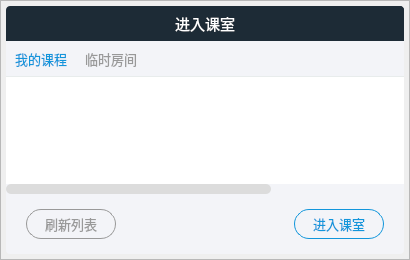
<?xml version="1.0" encoding="UTF-8"?>
<ui version="4.0">
 <class>SOnlineClassroomEnterDialog</class>
 <widget class="QDialog" name="SOnlineClassroomEnterDialog">
  <property name="geometry">
   <rect>
    <x>0</x>
    <y>0</y>
    <width>410</width>
    <height>260</height>
   </rect>
  </property>
  <property name="windowTitle">
   <string>Dialog</string>
  </property>
  <property name="styleSheet">
   <string notr="true"/>
  </property>
  <widget class="QFrame" name="layout">
   <property name="geometry">
    <rect>
     <x>0</x>
     <y>0</y>
     <width>410</width>
     <height>260</height>
    </rect>
   </property>
   <property name="styleSheet">
    <string notr="true">QFrame#layout {
	border-image: url(:/shadow/Resources/material/shadow/400x250_shadow.png);
	background: none;
}</string>
   </property>
   <property name="frameShape">
    <enum>QFrame::StyledPanel</enum>
   </property>
   <property name="frameShadow">
    <enum>QFrame::Raised</enum>
   </property>
   <layout class="QVBoxLayout" name="verticalLayout">
    <property name="spacing">
     <number>0</number>
    </property>
    <property name="leftMargin">
     <number>5</number>
    </property>
    <property name="topMargin">
     <number>5</number>
    </property>
    <property name="rightMargin">
     <number>5</number>
    </property>
    <property name="bottomMargin">
     <number>5</number>
    </property>
    <item>
     <widget class="QFrame" name="title_bar">
      <property name="minimumSize">
       <size>
        <width>0</width>
        <height>35</height>
       </size>
      </property>
      <property name="maximumSize">
       <size>
        <width>16777215</width>
        <height>35</height>
       </size>
      </property>
      <property name="styleSheet">
       <string notr="true">QFrame {
	border-top-left-radius: 4px;
	border-top-right-radius: 4px;
	background-color: #1D2B36;
}</string>
      </property>
      <property name="frameShape">
       <enum>QFrame::StyledPanel</enum>
      </property>
      <property name="frameShadow">
       <enum>QFrame::Raised</enum>
      </property>
      <layout class="QGridLayout" name="gridLayout_2">
       <property name="leftMargin">
        <number>0</number>
       </property>
       <property name="topMargin">
        <number>0</number>
       </property>
       <property name="rightMargin">
        <number>0</number>
       </property>
       <property name="bottomMargin">
        <number>0</number>
       </property>
       <property name="spacing">
        <number>0</number>
       </property>
       <item row="0" column="2">
        <widget class="QPushButton" name="close_btn">
         <property name="minimumSize">
          <size>
           <width>35</width>
           <height>35</height>
          </size>
         </property>
         <property name="maximumSize">
          <size>
           <width>35</width>
           <height>35</height>
          </size>
         </property>
         <property name="cursor">
          <cursorShape>PointingHandCursor</cursorShape>
         </property>
         <property name="toolTip">
          <string>关闭</string>
         </property>
         <property name="whatsThis">
          <string/>
         </property>
         <property name="styleSheet">
          <string notr="true">QPushButton {
	border: none;
	border-top-right-radius: 4px;
	background-color: #1D2B36;
}

QPushButton:hover {
	background-color: rgb(244, 84, 84);
}</string>
         </property>
         <property name="text">
          <string/>
         </property>
         <property name="icon">
          <iconset resource="../../Status.qrc">
           <normaloff>:/button/Resources/material/button/close.png</normaloff>:/button/Resources/material/button/close.png</iconset>
         </property>
         <property name="iconSize">
          <size>
           <width>12</width>
           <height>12</height>
          </size>
         </property>
        </widget>
       </item>
       <item row="0" column="1">
        <widget class="QLabel" name="title_text">
         <property name="font">
          <font>
           <family>微软雅黑</family>
           <pointsize>11</pointsize>
          </font>
         </property>
         <property name="styleSheet">
          <string notr="true">QLabel {
	background: none;
	color: #ffffff;
}</string>
         </property>
         <property name="text">
          <string>进入课室</string>
         </property>
         <property name="alignment">
          <set>Qt::AlignCenter</set>
         </property>
        </widget>
       </item>
       <item row="0" column="0">
        <spacer name="horizontalSpacer_4">
         <property name="orientation">
          <enum>Qt::Horizontal</enum>
         </property>
         <property name="sizeType">
          <enum>QSizePolicy::Fixed</enum>
         </property>
         <property name="sizeHint" stdset="0">
          <size>
           <width>35</width>
           <height>20</height>
          </size>
         </property>
        </spacer>
       </item>
      </layout>
     </widget>
    </item>
    <item>
     <widget class="QFrame" name="main_area">
      <property name="styleSheet">
       <string notr="true">QFrame {
	border-bottom-left-radius: 4px;
	border-bottom-right-radius: 4px;
	background-color: #F3F4F8;
}

</string>
      </property>
      <property name="frameShape">
       <enum>QFrame::StyledPanel</enum>
      </property>
      <property name="frameShadow">
       <enum>QFrame::Raised</enum>
      </property>
      <layout class="QGridLayout" name="gridLayout">
       <property name="leftMargin">
        <number>0</number>
       </property>
       <property name="topMargin">
        <number>0</number>
       </property>
       <property name="rightMargin">
        <number>0</number>
       </property>
       <property name="bottomMargin">
        <number>0</number>
       </property>
       <property name="spacing">
        <number>0</number>
       </property>
       <item row="2" column="2">
        <spacer name="horizontalSpacer">
         <property name="orientation">
          <enum>Qt::Horizontal</enum>
         </property>
         <property name="sizeHint" stdset="0">
          <size>
           <width>40</width>
           <height>20</height>
          </size>
         </property>
        </spacer>
       </item>
       <item row="1" column="0" colspan="5">
        <spacer name="verticalSpacer_2">
         <property name="orientation">
          <enum>Qt::Vertical</enum>
         </property>
         <property name="sizeType">
          <enum>QSizePolicy::Fixed</enum>
         </property>
         <property name="sizeHint" stdset="0">
          <size>
           <width>20</width>
           <height>15</height>
          </size>
         </property>
        </spacer>
       </item>
       <item row="2" column="3">
        <widget class="QPushButton" name="confirm_btn">
         <property name="minimumSize">
          <size>
           <width>90</width>
           <height>30</height>
          </size>
         </property>
         <property name="maximumSize">
          <size>
           <width>90</width>
           <height>30</height>
          </size>
         </property>
         <property name="font">
          <font>
           <family>微软雅黑</family>
           <pointsize>10</pointsize>
          </font>
         </property>
         <property name="cursor">
          <cursorShape>PointingHandCursor</cursorShape>
         </property>
         <property name="styleSheet">
          <string notr="true">QPushButton {
	border-radius: 15px;
	border: 1px solid #1296db;
	color: #1296db;
	background: none;
}

QPushButton:hover {
	background-color: #E6E6E6;
}</string>
         </property>
         <property name="text">
          <string>进入课室</string>
         </property>
        </widget>
       </item>
       <item row="0" column="0" colspan="5">
        <widget class="QTabWidget" name="tabWidget">
         <property name="maximumSize">
          <size>
           <width>16777215</width>
           <height>16777215</height>
          </size>
         </property>
         <property name="font">
          <font>
           <family>微软雅黑</family>
           <pointsize>10</pointsize>
          </font>
         </property>
         <property name="styleSheet">
          <string notr="true">QTabBar::tab {
	padding-top: 0px;
	color: #999999;
	border: none;
	height: 35px;
	width: 70px;
}

QTabBar::tab:hover {
	background-color: #E6E6E6;
}

QTabBar::tab:selected {
	color: #1296db;
}

QTabWidget#tabWidget::pane {
	border-top: 1px solid #E8ECEC;
}

QTabWidget#tabWidget::tab-bar {
	alignment:left;
}</string>
         </property>
         <property name="currentIndex">
          <number>0</number>
         </property>
         <widget class="QWidget" name="mine_courses_tab">
          <property name="styleSheet">
           <string notr="true">/*整体*/
QScrollBar:vertical {
    border: none;
    background-color: #F3F4F8;
    width: 10px;
}

QScrollBar:vertical:hover {
    border: none;
    background-color: rgb(220, 220, 220);
    width: 10px;
}

QScrollBar:horizontal {
    border: none;
    background-color: #F3F4F8;
    height: 10px;
}

QScrollBar:horizontal:hover {
    border: none;
    background-color: rgb(220, 220, 220);
    height: 10px;
}

/*--------------------垂直---------------------*/

/*滚动条*/
QScrollBar::handle:vertical {
	border-radius: 5px;
    background: rgb(220, 220, 220);
    min-height: 20px;
}

/*滚动条：悬浮*/
QScrollBar::handle:vertical:hover {
	border-radius: 5px;
    background: rgb(200, 200, 200);
    min-height: 20px;
}

/*下箭头*/
QScrollBar::add-line:vertical {
    height: 0;
    subcontrol-position: bottom;
    subcontrol-origin: margin;
}

/*上箭头*/
QScrollBar::sub-line:vertical {
    height: 0px;
    subcontrol-position: top;
    subcontrol-origin: margin;
}

/*--------------------水平---------------------*/

/*滚动条*/
QScrollBar::handle:horizontal {
	border-radius: 5px;
    background: rgb(220, 220, 220);
    min-width: 20px;
}

/*滚动条：悬浮*/
QScrollBar::handle:horizontal:hover {
	border-radius: 5px;
    background: rgb(200, 200, 200);
    min-width: 20px;
}

/*下箭头*/
QScrollBar::add-line:horizontal {
    width: 0px;
    subcontrol-position: bottom;
    subcontrol-origin: margin;
}

/*上箭头*/
QScrollBar::sub-line:horizontal {
    width: 0px;
    subcontrol-position: top;
    subcontrol-origin: margin;
}</string>
          </property>
          <attribute name="title">
           <string>我的课程</string>
          </attribute>
          <layout class="QGridLayout" name="gridLayout_3">
           <property name="leftMargin">
            <number>0</number>
           </property>
           <property name="topMargin">
            <number>0</number>
           </property>
           <property name="rightMargin">
            <number>0</number>
           </property>
           <property name="bottomMargin">
            <number>0</number>
           </property>
           <property name="spacing">
            <number>0</number>
           </property>
           <item row="0" column="0">
            <widget class="QTableWidget" name="courses_table">
             <property name="font">
              <font>
               <pointsize>10</pointsize>
              </font>
             </property>
             <property name="styleSheet">
              <string notr="true">QTableWidget {
	border: none;
	color: #666666;
	background-color: rgb(255, 255, 255);
	alternate-background-color: rgb(235, 235, 235);
}</string>
             </property>
             <property name="verticalScrollBarPolicy">
              <enum>Qt::ScrollBarAsNeeded</enum>
             </property>
             <property name="editTriggers">
              <set>QAbstractItemView::NoEditTriggers</set>
             </property>
             <property name="alternatingRowColors">
              <bool>true</bool>
             </property>
             <property name="selectionMode">
              <enum>QAbstractItemView::SingleSelection</enum>
             </property>
             <property name="selectionBehavior">
              <enum>QAbstractItemView::SelectRows</enum>
             </property>
             <property name="showGrid">
              <bool>false</bool>
             </property>
             <attribute name="horizontalHeaderVisible">
              <bool>false</bool>
             </attribute>
             <attribute name="horizontalHeaderDefaultSectionSize">
              <number>133</number>
             </attribute>
             <attribute name="verticalHeaderVisible">
              <bool>false</bool>
             </attribute>
             <column>
              <property name="text">
               <string>课程id</string>
              </property>
              <property name="font">
               <font>
                <family>微软雅黑</family>
                <pointsize>10</pointsize>
               </font>
              </property>
             </column>
             <column>
              <property name="text">
               <string>课程名</string>
              </property>
              <property name="font">
               <font>
                <family>微软雅黑</family>
                <pointsize>10</pointsize>
               </font>
              </property>
             </column>
             <column>
              <property name="text">
               <string>状态</string>
              </property>
              <property name="font">
               <font>
                <family>微软雅黑</family>
                <pointsize>10</pointsize>
               </font>
              </property>
             </column>
            </widget>
           </item>
          </layout>
         </widget>
         <widget class="QWidget" name="tab">
          <attribute name="title">
           <string>临时房间</string>
          </attribute>
         </widget>
        </widget>
       </item>
       <item row="3" column="0" colspan="5">
        <spacer name="verticalSpacer">
         <property name="orientation">
          <enum>Qt::Vertical</enum>
         </property>
         <property name="sizeType">
          <enum>QSizePolicy::Fixed</enum>
         </property>
         <property name="sizeHint" stdset="0">
          <size>
           <width>20</width>
           <height>15</height>
          </size>
         </property>
        </spacer>
       </item>
       <item row="2" column="4">
        <spacer name="horizontalSpacer_3">
         <property name="orientation">
          <enum>Qt::Horizontal</enum>
         </property>
         <property name="sizeType">
          <enum>QSizePolicy::Fixed</enum>
         </property>
         <property name="sizeHint" stdset="0">
          <size>
           <width>20</width>
           <height>20</height>
          </size>
         </property>
        </spacer>
       </item>
       <item row="2" column="0">
        <spacer name="horizontalSpacer_2">
         <property name="orientation">
          <enum>Qt::Horizontal</enum>
         </property>
         <property name="sizeType">
          <enum>QSizePolicy::Fixed</enum>
         </property>
         <property name="sizeHint" stdset="0">
          <size>
           <width>20</width>
           <height>20</height>
          </size>
         </property>
        </spacer>
       </item>
       <item row="2" column="1">
        <widget class="QPushButton" name="refresh_btn">
         <property name="minimumSize">
          <size>
           <width>90</width>
           <height>30</height>
          </size>
         </property>
         <property name="maximumSize">
          <size>
           <width>90</width>
           <height>30</height>
          </size>
         </property>
         <property name="font">
          <font>
           <family>微软雅黑</family>
           <pointsize>10</pointsize>
          </font>
         </property>
         <property name="cursor">
          <cursorShape>PointingHandCursor</cursorShape>
         </property>
         <property name="styleSheet">
          <string notr="true">QPushButton {
	border-radius: 15px;
	border: 1px solid #999999;
	color: #999999;
	background: none;
}

QPushButton:hover {
	background-color: #E6E6E6;
}</string>
         </property>
         <property name="text">
          <string>刷新列表</string>
         </property>
        </widget>
       </item>
      </layout>
     </widget>
    </item>
   </layout>
  </widget>
 </widget>
 <resources>
  <include location="../../Status.qrc"/>
 </resources>
 <connections>
  <connection>
   <sender>close_btn</sender>
   <signal>clicked()</signal>
   <receiver>SOnlineClassroomEnterDialog</receiver>
   <slot>close()</slot>
   <hints>
    <hint type="sourcelabel">
     <x>388</x>
     <y>14</y>
    </hint>
    <hint type="destinationlabel">
     <x>413</x>
     <y>19</y>
    </hint>
   </hints>
  </connection>
 </connections>
</ui>
